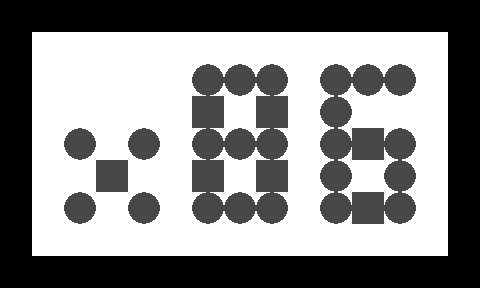

Tiled map render using the project's own tile images. Description and the whole map definition, tile-layer contents included, below:
An orthogonal 15x9 tile map with 32x32 px tiles, 2 tile layers (1, 2).

<map version="1.0" orientation="orthogonal" width="15" height="9" tilewidth="32" tileheight="32">
 <tileset firstgid="1" name="n_tiles1" tilewidth="32" tileheight="32">
  <image source="../../images/map/common/n_tiles1.png" width="128" height="64" />
 </tileset>
 <layer name="1" width="15" height="9">
  <data encoding="csv">
1,1,1,1,1,1,1,1,1,1,1,1,1,1,1,
1,1,1,1,1,1,1,1,1,1,1,1,1,1,1,
1,1,1,1,1,1,1,1,1,1,1,1,1,1,1,
1,1,1,1,1,1,1,1,1,1,1,1,1,1,1,
1,1,1,1,1,1,1,1,1,1,1,1,1,1,1,
1,1,1,1,1,1,1,1,1,1,1,1,1,1,1,
1,1,1,1,1,1,1,1,1,1,1,1,1,1,1,
1,1,1,1,1,1,1,1,1,1,1,1,1,1,1,
1,1,1,1,1,1,1,1,1,1,1,1,1,1,1
</data>
 </layer>
 <layer name="2" width="15" height="9">
  <data encoding="csv">
2,2,2,2,2,2,2,2,2,2,2,2,2,2,2,
2,0,0,0,0,0,0,0,0,0,0,0,0,0,2,
2,0,0,0,0,0,3,3,3,0,3,3,3,0,2,
2,0,0,0,0,0,4,0,4,0,3,0,0,0,2,
2,0,3,0,3,0,3,3,3,0,3,4,3,0,2,
2,0,0,4,0,0,4,0,4,0,3,0,3,0,2,
2,0,3,0,3,0,3,3,3,0,3,4,3,0,2,
2,0,0,0,0,0,0,0,0,0,0,0,0,0,2,
2,2,2,2,2,2,2,2,2,2,2,2,2,2,2
</data>
 </layer>
</map>
